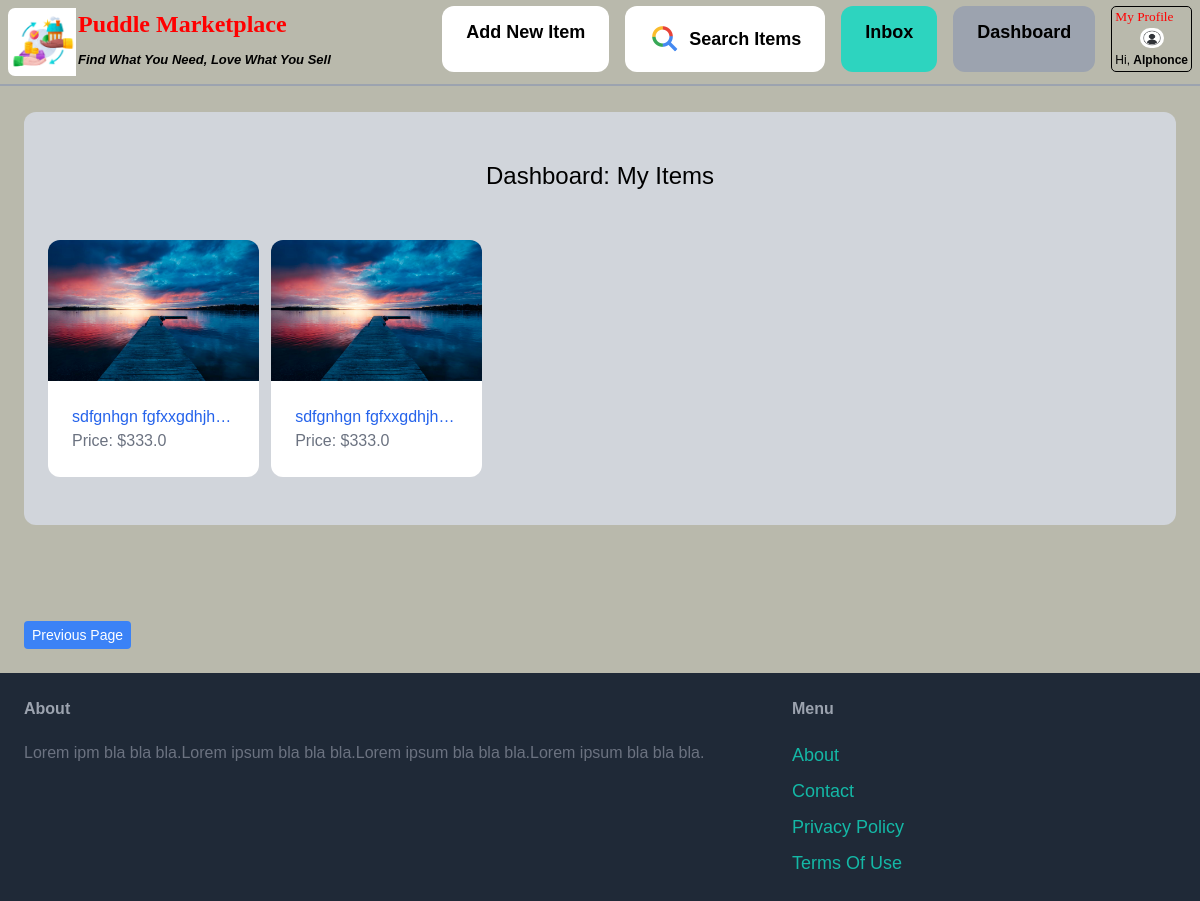
Before: /dashboard/ (signed in) with the older database file.
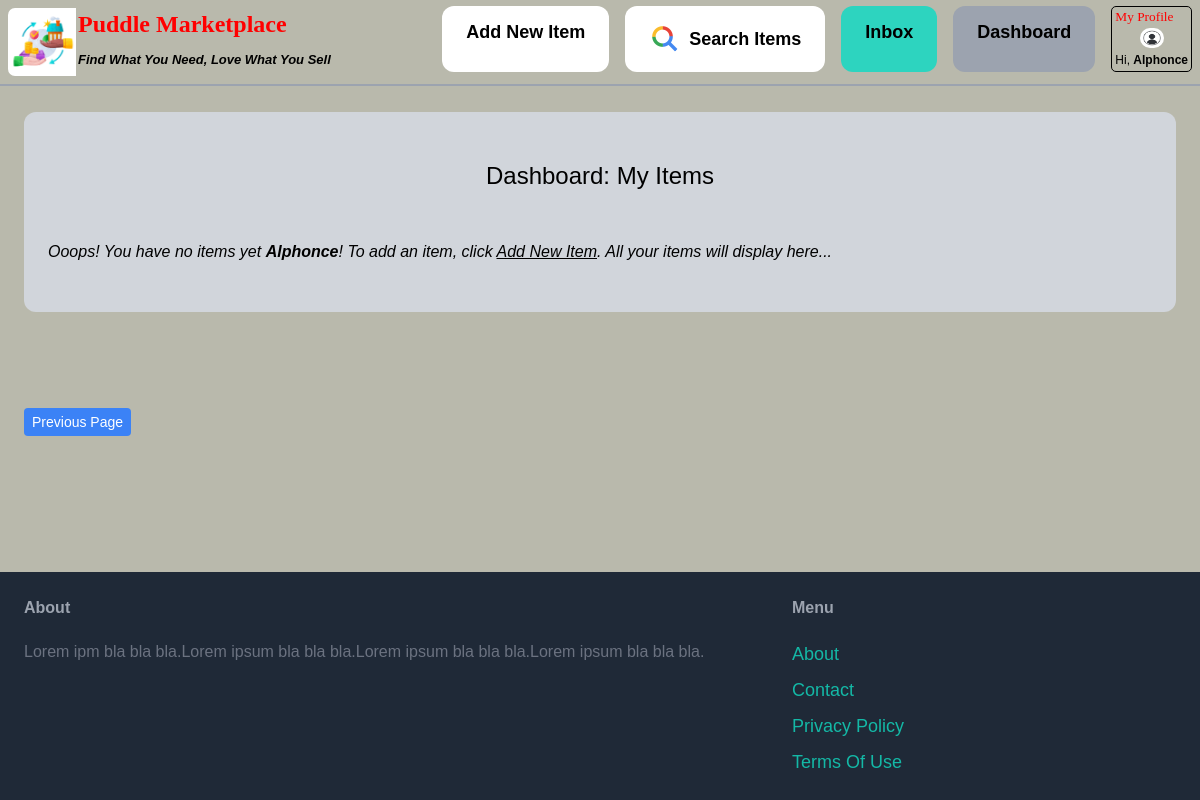
After: the same page with the newer database file.
### items/models.py (models this page shows, shortened)
class Item(models.Model):
    cartegory = models.ForeignKey(Cartegory, related_name='items', on_delete=models.CASCADE)
    name = models.CharField(max_length=255)
    description = RichTextField(blank=True, null=True)
    price = models.FloatField()
    image = models.ImageField(upload_to='item_images', blank=True, null=True)
    is_sold = models.BooleanField(default=False)
    created_by = models.ForeignKey(User, related_name='items', on_delete=models.CASCADE)
    created_at = models.DateTimeField(auto_now_add=True)

### dashboard/views.py (the view)
# urls.py: path('', views.index, name='index'),
@login_required
def index(request):
    items = Item.objects.filter(created_by=request.user)
    return render(request, 'dashboard/index.html', {
        'items': items,
    })

### dashboard/templates/dashboard/index.html (shortened to what this page needs)
{% extends 'core/base.html' %}
{% block content %}
    <div class="mt-6 px-6 py-12 bg-gray-300 rounded-xl">
        <h2 class="mb-12 text-2xl text-center">Dashboard: My Items</h2>
        {% if items %}
            <div class="grid grid-cols-2 md:grid-cols-5 gap-3">
                {% for item in items %}
                    <div>
                        <a href="{% url 'items:detail' item.id %}">
                            <div>
                                {% if item.image.name %}
                                <img src="/media/{{ item.image.name }}" class="rounded-t-xl">
                                {% else %}
                                <i style="color: red; display: block; text-align: center;">NB: You either uploaded invalid or no image at all for this item..</i>
                                {% endif %}
                            </div>
                            <div class="p-6 bg-white rounded-b-xl">
                                <h2 class="text-blue-600 text-1xl truncate hover:underline hover:text-red-500">{{ item.name }}</h2>
                                <p class="text-gray-500 truncate">Price: ${{ item.price }}</p>
                            </div>
                        </a>
                    </div>
                {% endfor %}
            </div>
        {% else %}
            <em>Ooops! You have no items yet <b>{{ user.username }}</b>! To add an item, click <a href="{% url 'items:new' %}"><u>Add New Item</u></a>. All your items will display here...</em>
        {% endif %}
    </div>
{% endblock %}

### core/templates/core/base.html (shortened to what this page needs)
<!DOCTYPE html>
<html>
<head>
    <script src="https://cdn.tailwindcss.com"></script>
</head>
<body>
    <nav class="py-2 px-2 flex justify-between items-center fixed top-0 left-0 right-0 z-10 bg-grey border-b-2 border-gray-400">
        <a href="/" class="text-base md:text-xl lg:text-2xl font-semibold" style="background-image: url('media/icon/logo.png');
        background-size: contain; background-repeat: no-repeat; padding-left: 70px; border-radius:7px;">
            <span style="color: red; font-family: 'Lucida Handwriting', cursive;">Puddle Marketplace</span>
            <br>
            <span style="font-size: 13px; color: black;"><i>Find What You Need, Love What You Sell</i></span>
        </a>
    <div class="hidden lg:flex space-x-4" style="margin-top: -6px;" id="mainMenu">
        <a href="{% url 'items:new' %}" class="px-6 py-3 text-lg font-semibold bg-white text-black hover:text-gray-100 rounded-xl hover:bg-gray-700 transition-all duration-1000">Add New Item</a>
        <a href="{% url 'items:items' %}" class="px-6 py-3 text-lg font-semibold bg-white text-black hover:text-gray-100 rounded-xl hover:bg-gray-700 transition-all duration-1000 flex items-center">
            <img src="{{ MEDIA_URL }}media/icon/SearchIcon.png" alt="Search Icon" class="w-8 h-8 rounded-full mr-2">
            <span>Search Items</span>
        </a>
        {% if request.user.is_authenticated %}
            <a href="{% url 'conversation:inbox' %}" class="px-6 py-3 text-lg font-semibold bg-teal-400 text-black rounded-xl hover:text-yellow-500 hover:bg-teal-700 transition-all duration-1000">Inbox</a>
            <a href="{% url 'dashboard:index' %}" class="px-6 py-3 text-lg font-semibold bg-gray-400 text-black rounded-xl hover:text-yellow-500 hover:bg-gray-700 transition-all duration-1000">Dashboard</a>
            <div class="dropdown">
                <table style="border: 1px solid #000; border-radius: 5px; font-size: smaller; color: red; line-height: 1; border-collapse: separate;">
                    <tr>
                        <td style="font-family: 'Lucida Handwriting', cursive;" colspan="2">My Profile</td>
                    </tr>
                    <tr>
                        <td class="flex justify-center items-center">
                            <img src="{{ MEDIA_URL }} media/icon/image_icon.jpg" alt="User Icon" class="w-6 h-5 rounded-full">
                        </td>
                    </tr>
                    <tr>
                        <td><span class="text-black truncate text-xs">Hi, <b>{{ user.username }}</b></span></td>
                    </tr>
                </table>
            </div>
        {% endif %}
    </div>
</nav>
<main class="px-6 py-6">
    {% block content %}
    {% endblock %}
<br>
<br>
<br>
<br>
{% if not request.path == "/" and not request.path == "/index.html" %}
    <button onclick="history.back()" class="text-sm py-1 px-2 bg-blue-500 text-white rounded">Previous Page</button>
{% endif %}
</main>
<footer class="py-6 px-6 flex justify-between bg-gray-800">
    <div class="w-2/3 pr-10">
        <h3 class="mb-5 font-semibold text-gray-400">About</h3>
        <p class="ext-lg text-gray-500">Lorem ipm bla bla bla.Lorem ipsum bla bla bla.Lorem ipsum bla bla bla.Lorem ipsum bla bla bla.</p>
    </div>
    <div class="w-1/3">
        <h3 class="mb-5 font-semibold text-gray-400">Menu</h3>
        <ul class="space-y-2">
            <li><a href="#" class="text-lg text-teal-500 hover:text-teal-700">About</a></li>
            <li><a href="{% url 'core:contact' %}" class="text-lg text-teal-500 hover:text-teal-700">Contact</a></li>
            <li><a href="#" class="text-lg text-teal-500 hover:text-teal-700">Privacy Policy</a></li>
            <li><a href="#" class="text-lg text-teal-500 hover:text-teal-700">Terms Of Use</a></li>
        </ul>
    </div>
</footer>
</body>
</html>

Changed rows visible on the page:
removed Item: image.name (picture), name "sdfgnhgn fgfxxgdhjh…", price "333.0"
removed Item: image.name (picture), name "sdfgnhgn fgfxxgdhjh…", price "333.0"
Other visible differences:
{{ user.username }}: (not shown) → "Alphonce"
text now shown: "Ooops! You have no items yet ! To add an item, click Add New Item . All your items will display here..."
